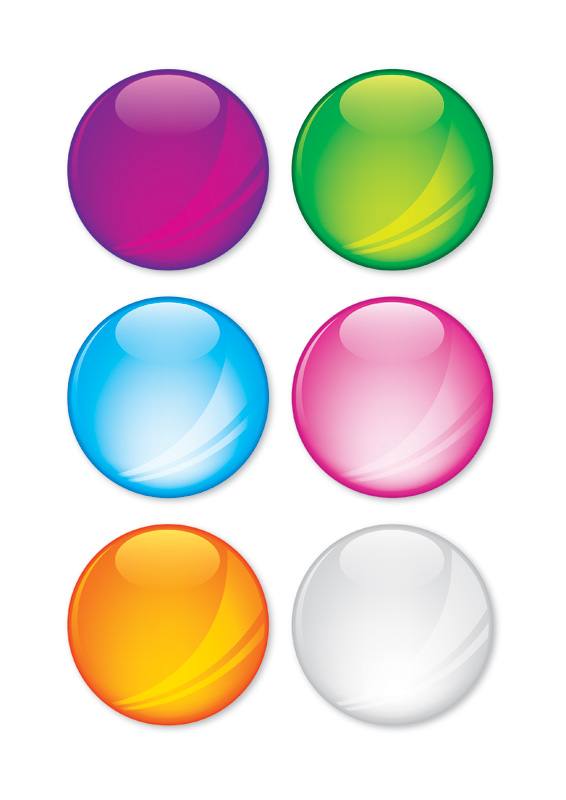
#> input picture 2.jpg, 566 x 800 px
$ python hough_circle.py   (Python 2 division)
#> lines starting #> are read from the running program, lines starting #| are printed output that depends on the picture
import cv2
import numpy as np

# read image
# image = cv2.imread("1.jpg")
image = cv2.imread("2.jpg")
#> image is the input picture: shape (800, 566, 3); mean B, G, R 210.3, 215.1, 223.5
# image = cv2.imread("UGB_1.jpg")
# image = cv2.imread("UGB_2.jpg")

# smoothing/noise removal - remove if UGB_1 or UGB_2
# image = cv2.blur(image, (9, 9))               # normalized block filter
image = cv2.GaussianBlur(image, (9, 9), 2)    # gaussian filter
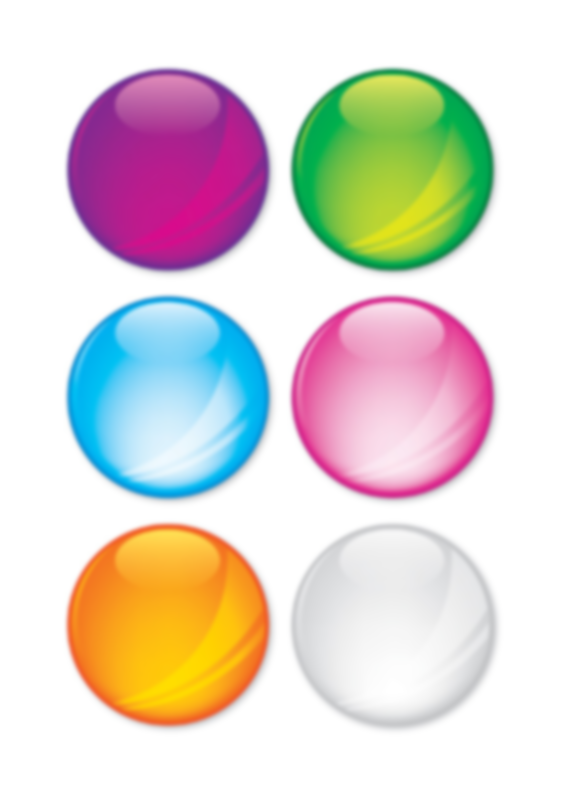
#> image: shape (800, 566, 3); mean B, G, R 210.3, 215.1, 223.5
# image = cv2.medianBlur(image, 15)             # median filter
# image = cv2.bilateralFilter(image, 20, 5, 5)    # bilateral filter

# resize - don't if UGB_2
image = cv2.resize(image, None, None, 0.5, 0.5)
#> image: shape (400, 283, 3)
output = image.copy()

# change image to grayscale
gray = cv2.cvtColor(image, cv2.COLOR_BGR2GRAY)
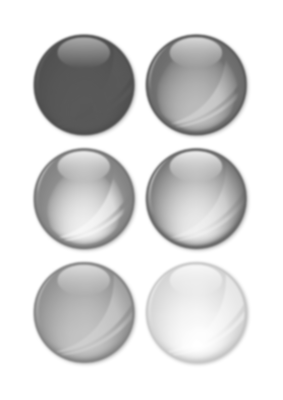
#> gray: shape (400, 283); min 78, max 255, mean 217.1

# circle detection using Hough transforms
# circles = cv2.HoughCircles(gray, cv2.HOUGH_GRADIENT, 0.5, 120)      # for 1
circles = cv2.HoughCircles(gray, cv2.HOUGH_GRADIENT, 0.5, 1)      # for 2
#> circles = [[83.5, 84.5, 50.8], [196.5, 84.5, 50.5], [196.5, 312.5, 51.9], [196.5, 198.5, 50.6], [83.5, 198.5, 51.2], [83.5, 312.5, 50.2], [82.5, 313.5, 49.4]]
# circles = cv2.HoughCircles(gray, cv2.HOUGH_GRADIENT, 0.5, 120)      # for UGB_1
# circles = cv2.HoughCircles(gray, cv2.HOUGH_GRADIENT, 1.2, 80)       # for UGB_2

# ensure at least some circles were found
if circles is not None:
    # convert the (x, y) coordinates and radius of the circles to integers
    circles = np.round(circles[0, :]).astype("int")
#> circles = [[84, 84, 51], [196, 84, 50], [196, 312, 52], [196, 198, 51], [84, 198, 51], [84, 312, 50], [82, 314, 49]]

    # loop over the (x, y) coordinates and radius of the circles
    for (x, y, r) in circles:
        # draw the circle in the output image, then draw a dot at the center of the circle
        cv2.circle(output, (x, y), r, (0, 255, 0), 2, cv2.LINE_AA)
        cv2.circle(output, (x, y), 3, (0, 0, 255), -1, cv2.LINE_AA)
#> this loop made 7 passes
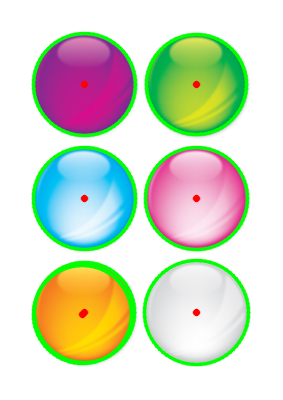
#> output: shape (400, 283, 3); mean B, G, R 198.5, 219.5, 211.1

    # show the output image
    cv2.imshow("output", np.hstack([image, output]))
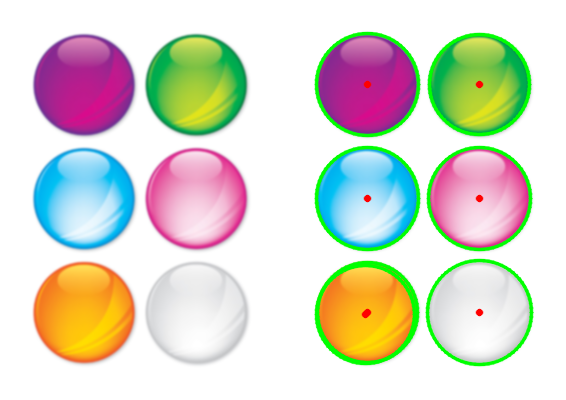
#> window 'output': shape (400, 566, 3); mean B, G, R 204.4, 217.4, 217.3
    cv2.waitKey(0)
else:
    print "No circles found"
